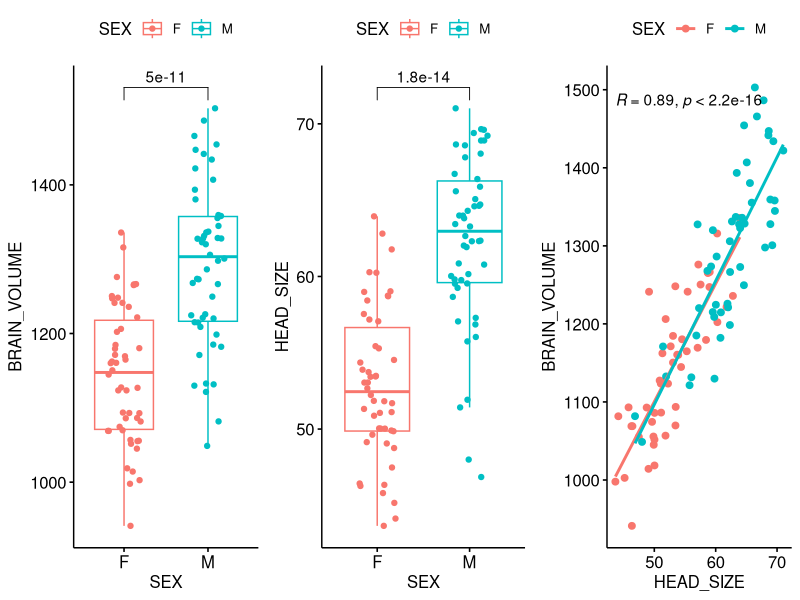
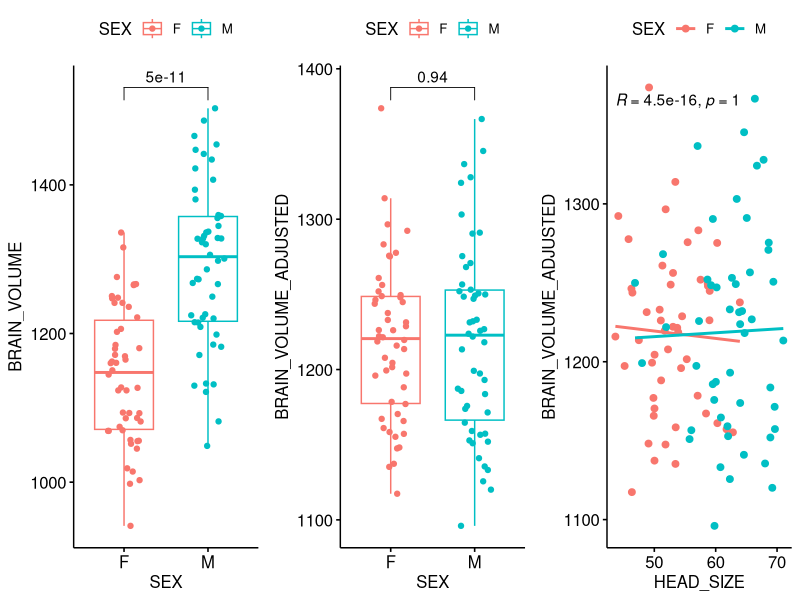
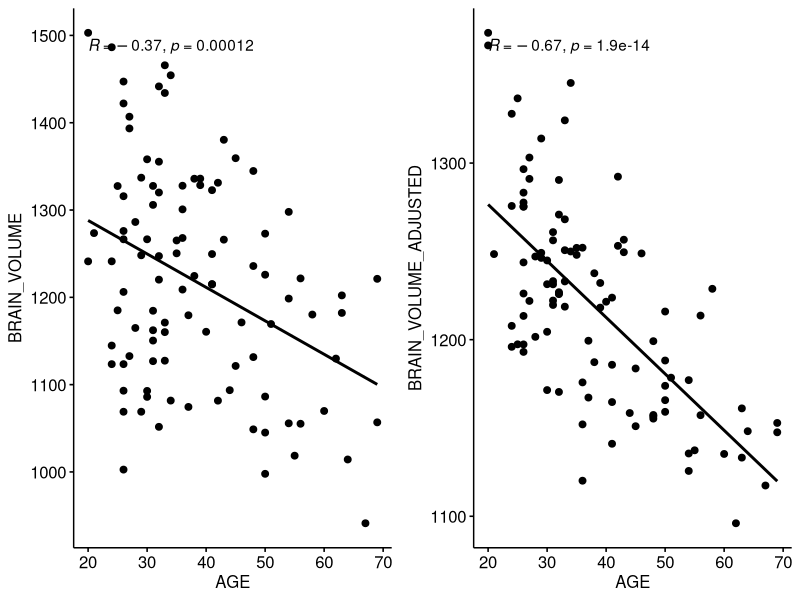

Reproduce these figures in R, in order.
## ---- chunk 1
rm(list=ls()) # Clear dataspace
library(tidyverse)
library(ggpubr)

# Read in data
my_data <-read_csv("Brain_Size.csv")

# Specify group comparison for ggpubr - see below
group_comparison_list <- list(c("F","M")) 

# Plot SEX Difference in BRAIN_VOLUME
plot1 <- ggboxplot(data = my_data, x = "SEX", 
                   y = "BRAIN_VOLUME", col = "SEX", add = "jitter") +
        stat_compare_means(method = "t.test", 
                           comparisons = group_comparison_list,
                           aes(label = ..p.format..) 
                           )
# Plot SEX Difference in HEAD_SIZE
plot2 <- ggboxplot(data = my_data, x = "SEX", 
                   y = "HEAD_SIZE", col = "SEX", add = "jitter") +
        stat_compare_means(method = "t.test", 
                           comparisons = group_comparison_list,
                           aes(label = ..p.format..) 
                           )
# Plot BRAIN_VOLUME in HEAD_SIZE association
plot3 <- ggscatter(data = my_data, x = "HEAD_SIZE", 
                   y = "BRAIN_VOLUME", col = "SEX", add = "reg.line") +
        stat_cor()

ggarrange(plot1,plot2,plot3, nrow = 1, ncol = 3)

rm(plot1,plot2,plot3)

## ---- chunk 2
# Regression analyis
head_size_fit <- lm(data = my_data, BRAIN_VOLUME ~ HEAD_SIZE)
my_data$BRAIN_VOLUME_ADJUSTED <- head_size_fit$residuals + mean(my_data$BRAIN_VOLUME)

# Comparison of original BRAIN_VOLUME and adjusted BRAIN_VOLUME_HEADSIZE_ADJ

# Plot SEX Difference in BRAIN_VOLUME
plot1 <- ggboxplot(data = my_data, x = "SEX", 
                   y = "BRAIN_VOLUME", col = "SEX", add = "jitter") +
        stat_compare_means(method = "t.test", 
                           comparisons = group_comparison_list,
                           aes(label = ..p.format..) 
                           )
# Plot SEX Difference in BRAIN_VOLUME_ADJUSTED
plot2 <- ggboxplot(data = my_data, x = "SEX", 
                   y = "BRAIN_VOLUME_ADJUSTED", col = "SEX", add = "jitter") +
        stat_compare_means(method = "t.test", 
                           comparisons = group_comparison_list,
                           aes(label = ..p.format..) 
                           )
# Plot HEAD_SIZE to BRAIN_VOLUME_ADJUSTED
plot3 <- ggscatter(data = my_data, x = "HEAD_SIZE", 
                   y = "BRAIN_VOLUME_ADJUSTED", col = "SEX", add = "reg.line") +
        stat_cor()


ggarrange(plot1,plot2,plot3, nrow = 1, ncol = 3)
rm(plot1,plot2,plot3)

## ---- chunk 3

# Plot BRAIN_VOLUME AGE Association
plot_age1 <- ggscatter(data = my_data, x = "AGE", 
                   y = "BRAIN_VOLUME", add = "reg.line") +
        stat_cor()

# Plot BRAIN_VOLUME_ADJUSTED AGE Association
plot_age2 <- ggscatter(data = my_data, x = "AGE", 
                   y = "BRAIN_VOLUME_ADJUSTED", add = "reg.line") +
        stat_cor()


ggarrange(plot_age1,plot_age2, nrow = 1, ncol = 2)

